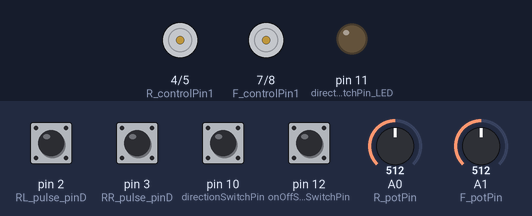
The sketch below on a simulated Arduino Uno, built with avr-gcc and run on an emulated ATmega328P. On the bench: motor-driver pin pairs drawn as motors (green arrow = first pin HIGH = forward, orange = second pin HIGH = backward, longer = more drive, scaled by the enable pin), output pins drawn as LEDs (lit = HIGH). The test bench sets the inputs (shaded band); at power-on: pin 10 (directionSwitchPin) HIGH, pin 2 (RL_pulse_pinD), pin 3 (RR_pulse_pinD), pin 12 (onOffSwitchStateSwitchPin) LOW, A0 (R_potPin) = 512, A1 (F_potPin) = 512. What the sketch prints to the serial monitor is not drawn.

Above: at 1.2 s.
1.3 s: pin 12 (onOffSwitchStateSwitchPin) pulled HIGH for 0.15 s
At 2.5 s:
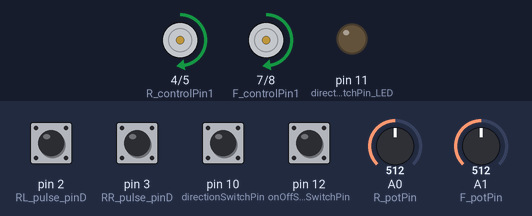
2.9 s: A0 (R_potPin) set to 0
At 3.6 s:
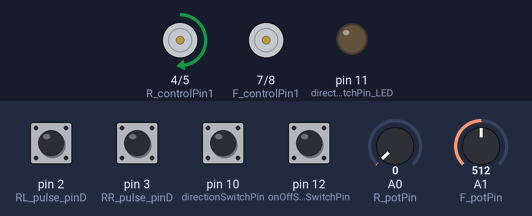
4.5 s: A1 (F_potPin) set to 1023
At 5.4 s:
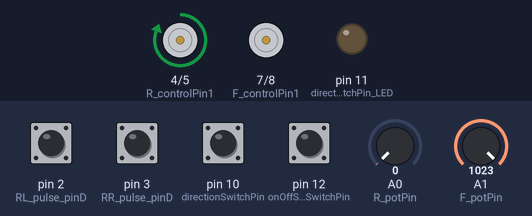
6.0 s: pin 10 (directionSwitchPin) pulled LOW for 0.15 s
At 7.2 s:
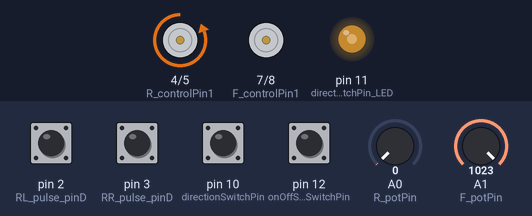
7.7 s: A0 (R_potPin) set to 2
10.7 s: A0 (R_potPin) set to 5
At 11.5 s:
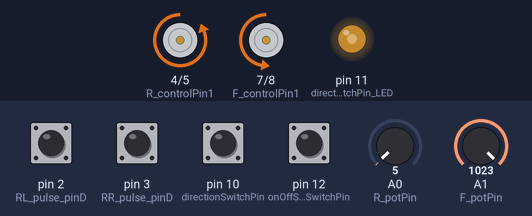
Timing chart, 0 to 13.2 s (numbered marks = the images above; inputs shaded):
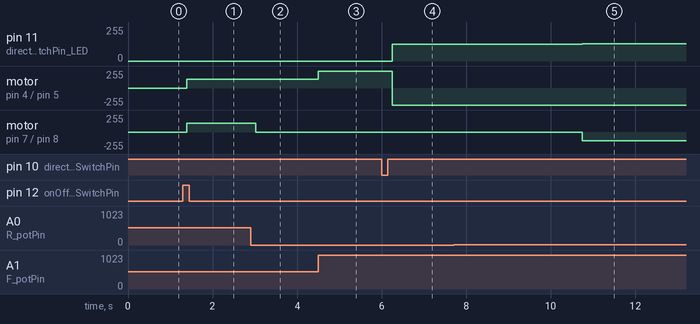

Measured:
- the behaviour switches between 3 and 4 on A0 (R_potPin) (found by bisection; images 4 and 5)
- after the input at 1.3 s, motor on pin 4 (R_controlPin1) / pin 5 (R_controlPin2), motor on pin 7 (F_controlPin1) / pin 8 (F_controlPin2): stopped → forward 128/255 after 0.09 s
- after the input at 2.9 s, motor on pin 7 (F_controlPin1) / pin 8 (F_controlPin2): forward 128/255 → stopped after 0.12 s
- after the input at 4.5 s, motor on pin 4 (R_controlPin1) / pin 5 (R_controlPin2): forward 128/255 → forward 255/255 at once
- after the input at 6.0 s, pin 11 (directionSwitchPin_LED): 0/255 → 127/255 after 0.25 s; motor on pin 4 (R_controlPin1) / pin 5 (R_controlPin2): forward 255/255 → backward 255/255 after 0.25 s
- after the input at 7.7 s, every drawn part: stays the same
- after the input at 10.7 s, pin 11 (directionSwitchPin_LED): 127/255 → 128/255 at once; motor on pin 7 (F_controlPin1) / pin 8 (F_controlPin2): stopped → backward 128/255 at once

The sketch:

Ejercicio13-MotorDC_cuentapulsos.ino
```cpp
//PINES ARDUINO *********************************
/************************************************/
const int RL_pulse_pinD = 2;  // Lectura de encoder DELANTERO DERECHO (interrupt INT.0)
const int RR_pulse_pinD = 3 ; // Lectura de encoder DELANTERO IZQUIERDO (interrupt INT.1)

const int R_potPin =     A0; // Pin para regulación de velocidad motores TRASEROS vía potenciómetro
const int R_controlPin1 = 4; // motores TRASEROS pin 1 -> misma señal ambos motores
const int R_controlPin2 = 5; // motores TRASEROS pin 2 -> misma señal ambos motores
const int R_enablePin =   6 ; // motores TRASEROS- PIN DE ACTIVACIÓN

const int F_potPin =     A1; // Pin para regulación de velocidad motores DELANTEROS vía potenciómetro
const int F_controlPin1 = 7; // motores DELANTEROS pin 1 -> misma señal ambos motores
const int F_controlPin2 = 8; // motores DELANTEROS pin 2 -> misma señal ambos motores
const int F_enablePin =   9; // motores DELANTEROS- PIN DE ACTIVACIÓN

const int directionSwitchPin = 10;  // Cambio de dirección
const int directionSwitchPin_LED = 11;  // LED de marcha atrás PWM (para variar el brillo con la velocidad)

const int onOffSwitchStateSwitchPin = 12;   // MARCHA / PARO de motores
/* PIN 13 PARA SEÑALAR EL ARRANQUE/ PARADA DE LOS MOTORES
/************************************************/

//ESTADO DE MOTORES
boolean motorEnabled = 0; // Habilitación de motores en bloque
byte F_motorSpeed = 0;   // Velocidad de motores DELANTEROS
byte R_motorSpeed = 0;   // Velocidad de motores TRASEROS
boolean motorDirection = 1; // Control de dirección de motores en bloque

unsigned long timeold = 0;    // Tiempo (ms)
int time_update = 1000;        // Tiempo de actualización (ms)
static volatile unsigned long debounce = 0; // Tiempo del rebote (microsegundos)

const int wheel_diameter = 65;   // Diámetro del cilindro (mm)

// LECTURA DE ENCODERS (optoacopladores)
int RL_pulses = 0;            // Contador de pulsos
int RL_pulse_state = 0;       // Estado inicial de pulsos
int RL_pulse_state_previous = 0;
unsigned int RL_pulsesperturn = 4; // Número de muescas que tiene el disco del encoder
unsigned int RL_rpm;                // Velocidad de rotación

int RR_pulses = 0;            // Contadores de pulsos
int RR_pulse_state = 0;       // Estado inicial de pulsos
int RR_pulse_state_previous = 0;
unsigned int RR_pulsesperturn = 20; // Número de muescas que tiene el disco del encoder
unsigned int RR_rpm;          // Velocidad de rotación
/************************************************/
// PULSADORES
//Estados iniciales de pulsadores
// Botón de arranque / parada
int onOffSwitchState = 0;
int previousOnOffSwitchState = 0;
int directionSwitchState = 1;         // Para que inicialmente los motores vayan hacia adelante
int previousDirectionSwitchState = 1;
byte brillo = 0; // Brillo proporcional a velocidad de motores

void setup() {
  Serial.begin(9600);
  // Setup pines de PULSADORES
  pinMode(onOffSwitchStateSwitchPin, INPUT);
  pinMode(directionSwitchPin, INPUT_PULLUP); //Internal pullup resistor (LOW when button is pressed)
  motorDirection = 1; // Motores avanzando hacia adelante inicialmente
  // Setup de ENCODERS (optoacopladores)
  timeold = 0;
  pinMode(RL_pulses, INPUT);
  attachInterrupt(0, RL_counter, RISING); // Configuración de la interrupción 0 (pin 2)
  RL_pulses = 0;
  RL_rpm = 0;
  pinMode(RR_pulses, INPUT);
  attachInterrupt(1, RR_counter, RISING); // Configuración de la interrupción 0 (pin 3)
  RR_pulses = 0;
  RR_rpm = 0;

  // Setup pines de MOTORES
  pinMode(F_enablePin, OUTPUT);
  pinMode(F_controlPin1, OUTPUT);
  pinMode(F_controlPin2, OUTPUT);

  pinMode(R_enablePin, OUTPUT);
  pinMode(R_controlPin1, OUTPUT);
  pinMode(R_controlPin2, OUTPUT);
    // Motores apagados
  digitalWrite(F_enablePin, LOW);
  digitalWrite(R_enablePin, LOW);
}

////----------------INTERRUPCIONES -----------//////////////////////
 void RL_counter(){
  if(  digitalRead (RL_pulse_pinD) && (micros()-debounce > 500) && digitalRead (RL_pulse_pinD) ) {
      // Vuelve a comprobar que el encoder envia una señal buena y luego comprueba que el tiempo es superior a 1000 microsegundos y vuelve a comprobar que la señal es correcta.
        debounce = micros(); // Almacena el tiempo para comprobar que no contamos el rebote que hay en la señal.
        RL_pulses++;  // Suma el pulso bueno que entra.
  }
 }

  void RR_counter(){
  if(  digitalRead (RR_pulse_pinD) && (micros()-debounce > 500) && digitalRead (RR_pulse_pinD) ) {
      // Vuelve a comprobar que el encoder envia una señal buena y luego comprueba que el tiempo es superior a 1000 microsegundos y vuelve a comprobar que la señal es correcta.
        debounce = micros(); // Almacena el tiempo para comprobar que no contamos el rebote que hay en la señal.
        RR_pulses++;  // Suma el pulso bueno que entra.
  }
 }

void loop() {
  delay(10); //------------------------
  // leo estado de los botones y el potenciometro
  onOffSwitchState = digitalRead(onOffSwitchStateSwitchPin);
  directionSwitchState = digitalRead(directionSwitchPin);

  //Como la entrada analógica del Arduino es de 10 bits, el rango va de 0 a 1023.
  //En cambio, la salidas del Arduino son de 8 bits (PWM), quiere decir, rango entre 0 a 255.
  //Por esta razón tenemos que dividir la lectura analógica por 2*2= 4
  F_motorSpeed = analogRead(F_potPin) / 4;
  R_motorSpeed = analogRead(R_potPin) / 4;

  ///////////////////////////////////////////////
  // Detección y contador de pulsos
  // ENCODER DELANTERO DERECHO
  // Gestionado por interrupción 0 (pin 2)
  // ENCODER DELANTERO IZQUIERDO
  // Gestionado por interrupción 1 (pin 3)
  //////////////////////////////////////////////

  //Detecto flancos ascendentes para cambiar velocidad y encendido motor
  if (onOffSwitchState != previousOnOffSwitchState) {
    if (onOffSwitchState == HIGH)
      motorEnabled = !motorEnabled;
  }

  if (directionSwitchState != previousDirectionSwitchState) {
    if (directionSwitchState == HIGH) {
      motorDirection = !motorDirection;
    }
  }

  //Control dirección de giro
  if (motorDirection == 1) {
    digitalWrite(F_controlPin1, HIGH);
    digitalWrite(F_controlPin2, LOW);
    digitalWrite(R_controlPin1, HIGH);
    digitalWrite(R_controlPin2, LOW);
    analogWrite(directionSwitchPin_LED, 0);
  }
  else {
    digitalWrite(F_controlPin1, LOW);
    digitalWrite(F_controlPin2, HIGH);
    digitalWrite(R_controlPin1, LOW);
    digitalWrite(R_controlPin2, HIGH);
    brillo = (R_motorSpeed + F_motorSpeed)/2;
    analogWrite(directionSwitchPin_LED, brillo);
  }

  //Control encendido/apagado y velocidad con el pin enable del L293D
  if (motorEnabled == 1) {
    analogWrite(F_enablePin, F_motorSpeed);
    analogWrite(R_enablePin, R_motorSpeed);
  }
  else {
    analogWrite(F_enablePin, 0);
    analogWrite(R_enablePin, 0);
  }

  //Actualizar estados
  previousOnOffSwitchState = onOffSwitchState;
  previousDirectionSwitchState = directionSwitchState;

  //Imprimo por el Puerto Serie
  if (motorEnabled == 1) {
    digitalWrite(LED_BUILTIN, HIGH); // Iluminamos el LED interno si el mecanismo está activo
    Serial.print("Mecanismo ACTIVO");
  }
  else {
    digitalWrite(LED_BUILTIN, LOW);
    Serial.print("Mecanismo DESCONECTADO");
  }
  Serial.print(" ");
  Serial.print(motorEnabled);

  Serial.print("\t PULSADO ");
  Serial.print(onOffSwitchState);

  Serial.print("\t Velocidad FRONT %");
  Serial.print((float)F_motorSpeed/255*100);
  Serial.print("\t Velocidad REAR %");
  Serial.print((float)R_motorSpeed/255*100);

  Serial.print("\t RL_pulses= ");
  Serial.print(RL_pulses);
  Serial.print("\t RR_pulses= ");
  Serial.print(RR_pulses);

  Serial.print("\t Dirección ");
  Serial.println(motorDirection);
}
```
